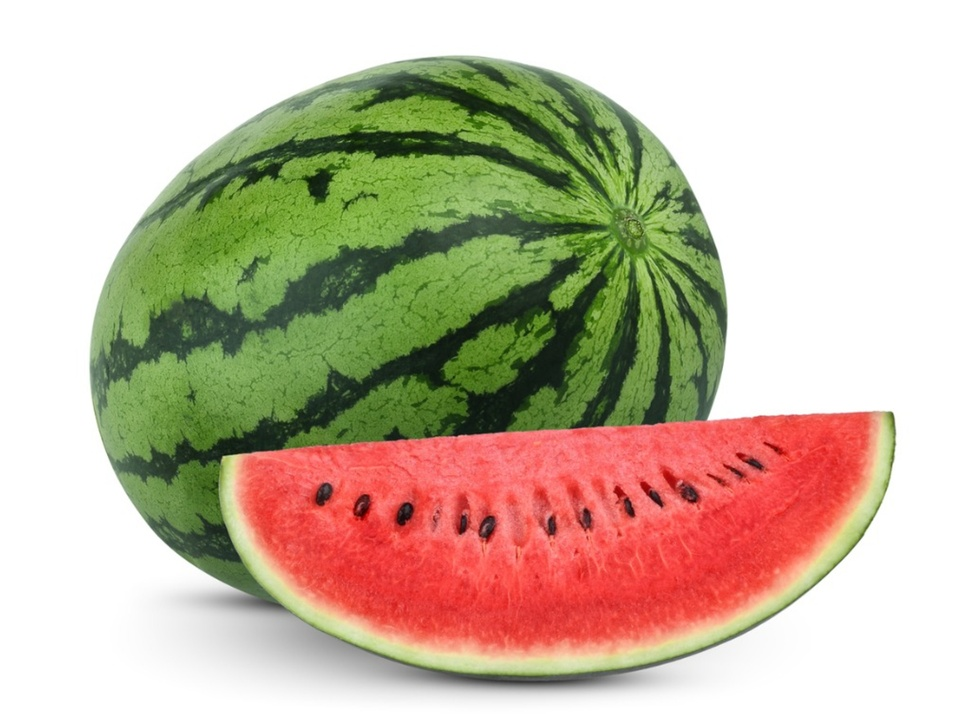
#> input picture Technniques/img/Watermelon.jpg, 970 x 727 px, shrunk from 1600 x 1200 before the run
$ python 23_colourdetection.py
#> lines starting #> are read from the running program, lines starting #| are printed output that depends on the picture; after the words box and inside, x2 and y2 are one past the last pixel; in counts of white or black regions, pixels touching at a corner belong together
# Color Detection

import cv2
import numpy as np
#BGR - Blue, Green and Red Channels

image = cv2.imread("img/Watermelon.jpg")
#> image is the input picture: shape (727, 970, 3); mean B, G, R 163.4, 185, 199.9
hsv = cv2.cvtColor(image,cv2.COLOR_BGR2HSV)
#> hsv: shape (727, 970, 3); mean H, S, V 20.1, 68.4, 210.2

# Green Color
lower_hue = np.array([46,0,0])
upper_hue = np.array([91,255,255])

mask = cv2.inRange(hsv,lower_hue,upper_hue)
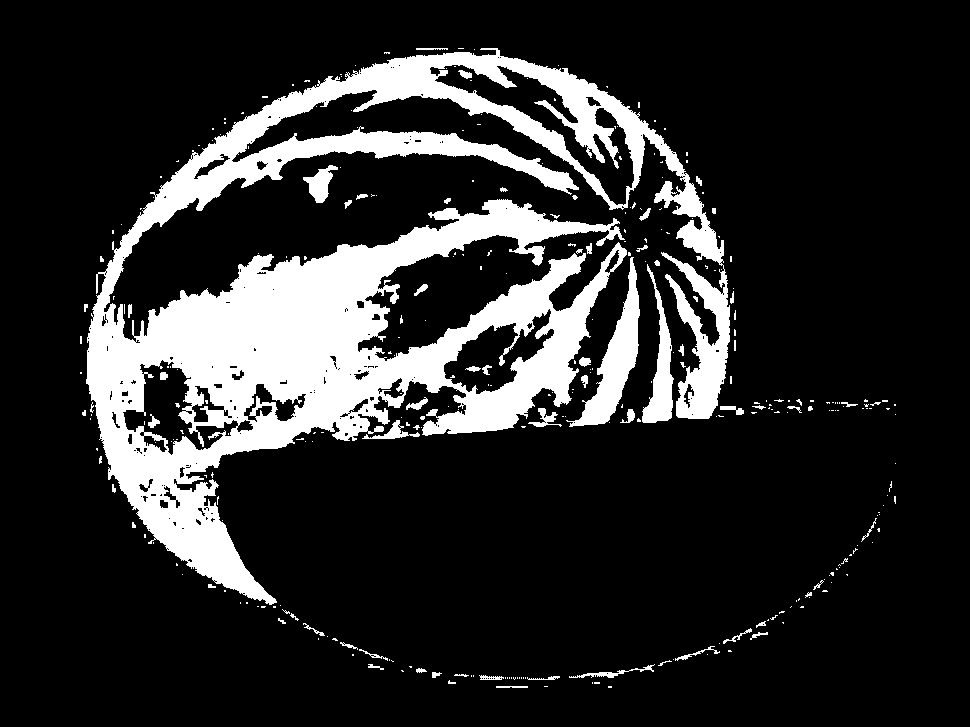
#> mask: shape (727, 970); 17% white; 323 white regions (260 under 20 px), largest, box (x1, y1, x2, y2) and area: (86, 48, 730, 605) 108570, (566, 257, 640, 427) 3682, (642, 264, 674, 423) 1938
cv2.imshow("inrange",mask)
result = cv2.bitwise_and(image, image, mask = mask)
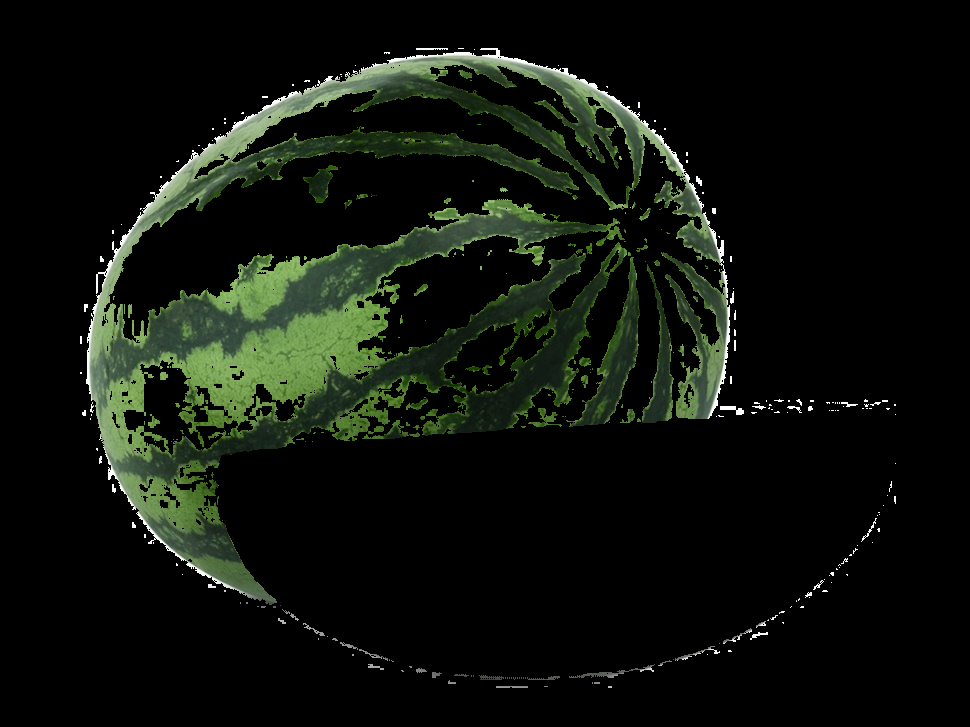
#> result: shape (727, 970, 3); mean B, G, R 11.7, 18.4, 14
cv2.imshow("Result",result)
cv2.imshow("Original",image)
cv2.waitKey(0)

$ run again, with Technniques/img/Dog.jpg copied over Technniques/img/Watermelon.jpg
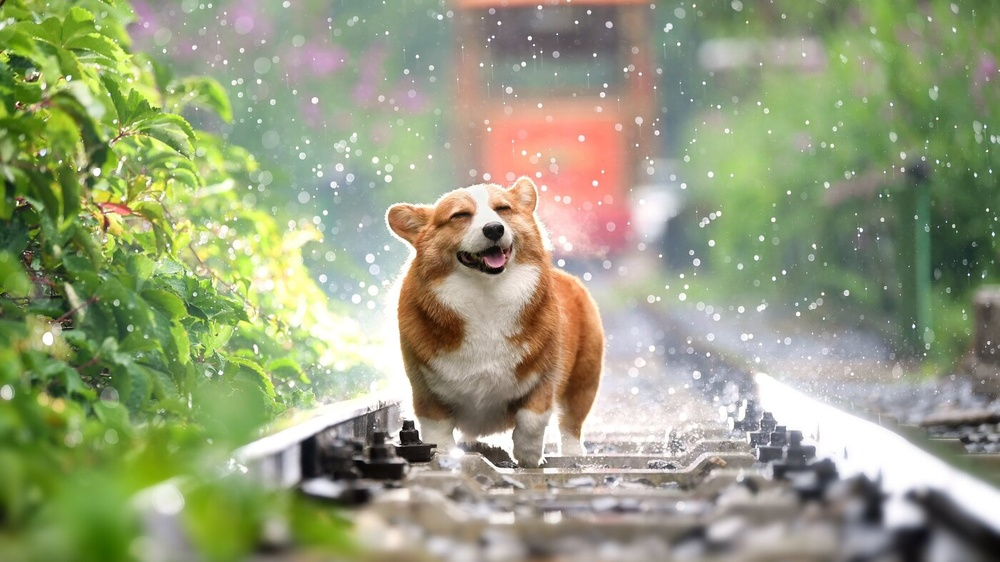
#> input picture Technniques/img/Dog.jpg, 1000 x 562 px, shrunk from 1400 x 787 before the run
#> image is the input picture: shape (562, 1000, 3); mean B, G, R 124.8, 157.6, 150.9
#> hsv: shape (562, 1000, 3); mean H, S, V 50.7, 69.9, 165.5
#> `mask = cv2.inRange(hsv,lower_hue,upper_hue)`:
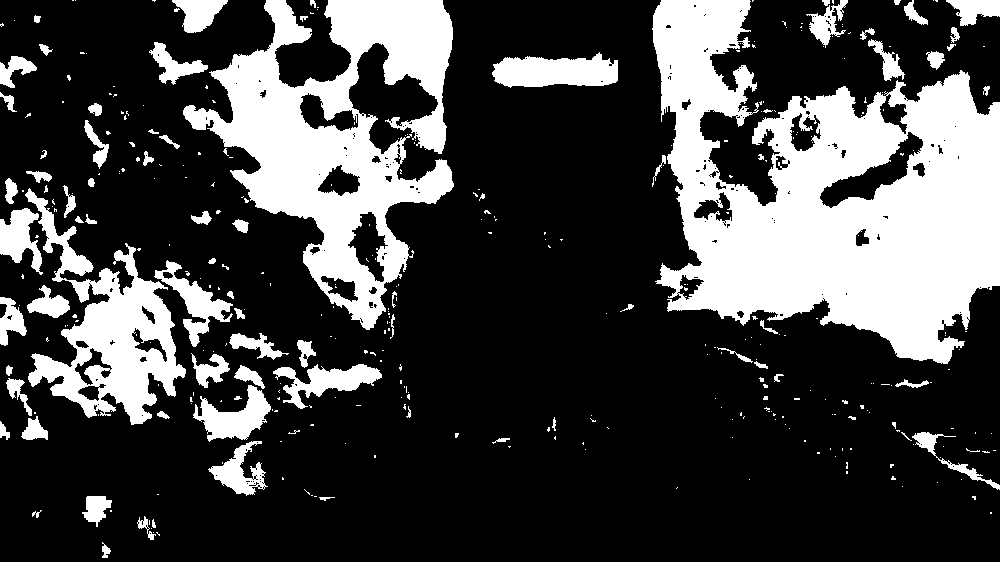
#> mask: shape (562, 1000); 26.9% white; 369 white regions (289 under 20 px), largest, box (x1, y1, x2, y2) and area: (652, 0, 1000, 364) 71257, (183, 0, 454, 330) 37624, (25, 188, 186, 425) 13893
#> `result = cv2.bitwise_and(image, image, mask = mask)`:
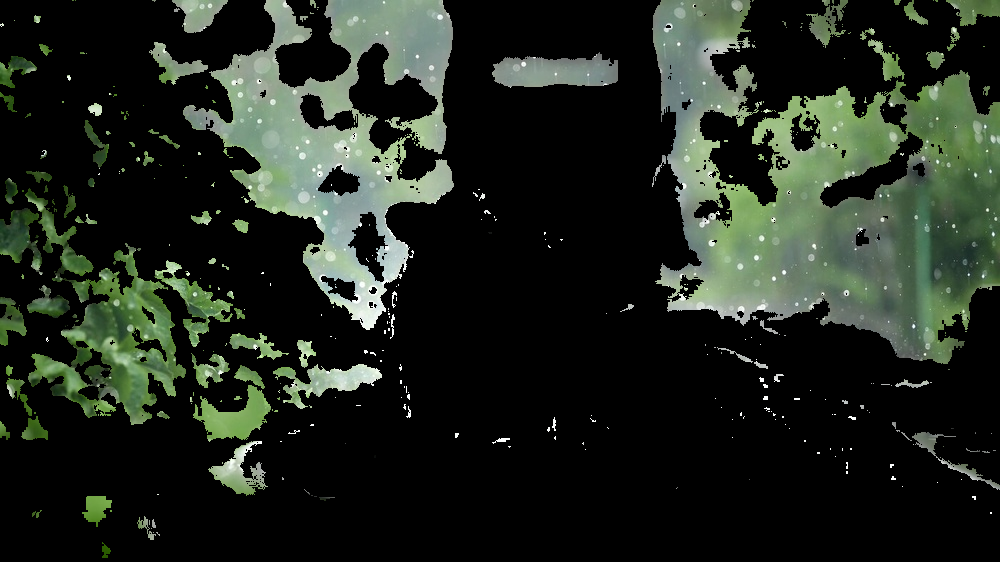
#> result: shape (562, 1000, 3); mean B, G, R 30.8, 39.5, 32.7

$ run again, with Technniques/img/Kola.jpg copied over Technniques/img/Watermelon.jpg
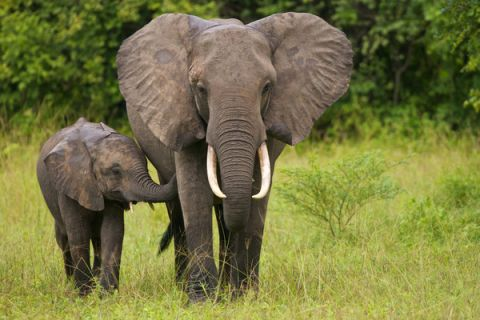
#> input picture Technniques/img/Kola.jpg, 480 x 320 px
#> image is the input picture: shape (320, 480, 3); mean B, G, R 65.7, 118.8, 118.7
#> hsv: shape (320, 480, 3); mean H, S, V 28.7, 123.3, 124.3
#> `mask = cv2.inRange(hsv,lower_hue,upper_hue)`:
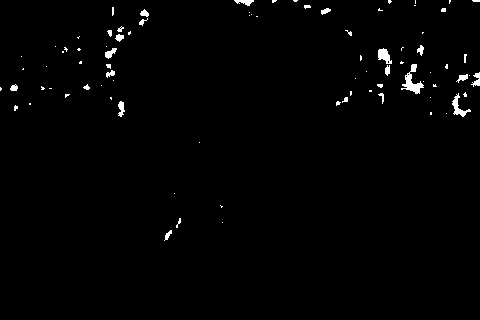
#> mask: shape (320, 480); 1.2% white; 84 white regions (59 under 20 px), largest, box (x1, y1, x2, y2) and area: (401, 64, 424, 94) 256, (452, 93, 471, 117) 149, (378, 48, 392, 64) 138
